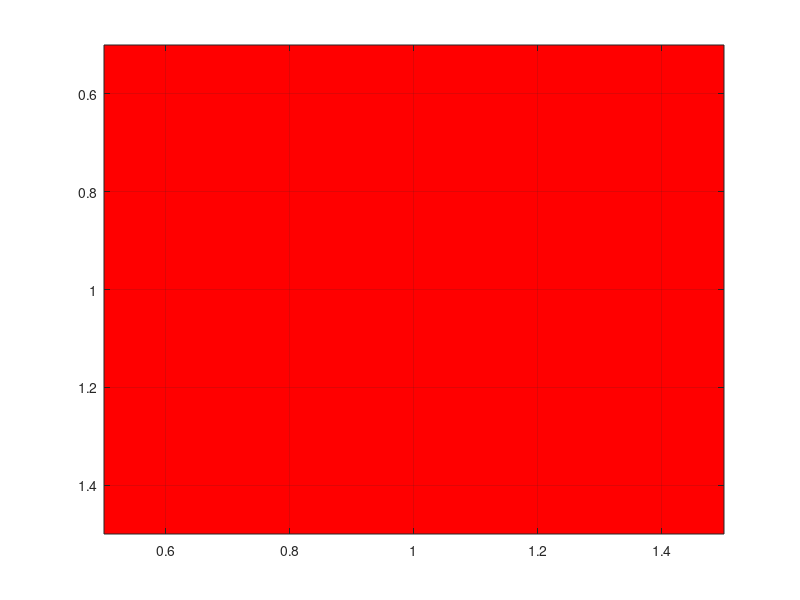

Write MATLAB code to recreate this figure.
%MAKEMAP Make an occupancy map
%
% map = makemap(N) is an occupancy grid map (NxN) created by a simple 
% interactive editor.  The map is initially unoccupied and obstacles can
% be added using geometric primitives.
%
% map = makemap() as above but N=128.
%
% map = makemap(map0) as above but the map is initialized from the
% occupancy grid map0, allowing obstacles to be added.
%
% With focus in the displayed figure window the following commands can
% be entered:
% left button     click and drag to create a rectangle
% p               draw polygon
% c               draw circle
% u               undo last action
% e               erase map
% q               leave editing mode and return map
%
% See also: DXForm, PRM, RRT.

function world = makemap(Nw)

    if nargin < 1
        Nw = 128;
    end

    if numel(size(Nw)) == 2
        % we were passed a map
        world = Nw;
    else
        % initialize a new map
        world = zeros(Nw, Nw);
    end

    imagesc(world);
    grid
    binary_cmap = [1 1 1; 1 0 0];
    colormap(binary_cmap);
    caxis([0 1]);
    figure(gcf)

    fprintf('makemap:\n');
    fprintf('  left button, click and drag to create a rectangle\n');
    fprintf('  p - draw polygon\n');
    fprintf('  c - draw circle\n');
    fprintf('  e - erase map\n');
    fprintf('  u - undo last action\n');
    fprintf('  q - leave editing mode\n');


    while 1,
        drawnow

        k = waitforbuttonpress;
        if k == 1,
            % key pressed
            c = get(gcf, 'CurrentCharacter');
            switch c
                case 'p'
                    fprintf('click a sequence of points, <enter> when done')
                    title('click a sequence of points, <enter> when done')
                    xy = ginput;

                    fprintf('\r                                              \r')
                    title('')

                    xy = round(xy);
                    world_prev = world;
                    [X,Y] = meshgrid(1:Nw, 1:Nw);
                    world = world + inpolygon(X, Y, xy(:,1), xy(:,2));
                    
                case 'c',
                    fprintf('click a centre point')
                    title('click a centre point')
                    waitforbuttonpress;
                    point1 = get(gca,'CurrentPoint');    % button down detected
                    point1 = round(point1(1,1:2));       % extract x and y
                    hold on
                    h = plot(point1(1), point1(2), '+');
                    drawnow

                    fprintf('\rclick a circumference point')
                    title('click a circumference point')
                    waitforbuttonpress;
                    point2 = get(gca,'CurrentPoint');    % button up detected
                    point2 = round(point2(1,1:2));

                    fprintf('\r                             \r')
                    title('')
                    delete(h);
                    drawnow
                    hold off

                    r = round(norm2(point1-point2));
                    c = kcircle(r);

                    world_prev = world;

                    % add the circle to the world
                    world(point1(2)-r:point1(2)+r,point1(1)-r:point1(1)+r) = ...
                    world(point1(2)-r:point1(2)+r,point1(1)-r:point1(1)+r) + c;
                    % ensure maximum value of occ.grid is 1
                    world = min(world, 1);

                case 'e'
                    world_prev = world;
                    world = zeros(Nw, Nw);

                case 'u'
                    if ~isempty(world_prev)
                        world = world_prev;
                    end
                    
                otherwise
                    break;      % key pressed
            end
        else
            % button pressed
            point1 = get(gca,'CurrentPoint');    % button down detected
            finalRect = rbbox;                   % return figure units
            point2 = get(gca,'CurrentPoint');    % button up detected

            point1 = round(point1(1,1:2));       % extract x and y
            point2 = round(point2(1,1:2));

            x1 = max(1, point1(1));
            x2 = min(Nw, point2(1));
            y1 = max(1, point1(2));
            y2 = min(Nw, point2(2));

            world_prev = world;
            world(y1:y2, x1:x2) = 1;
        end

        % ensure maximum value of occ.grid is 1
        world = min(world, 1);

        % update the world display
        set(gco, 'CData', world);
    end
